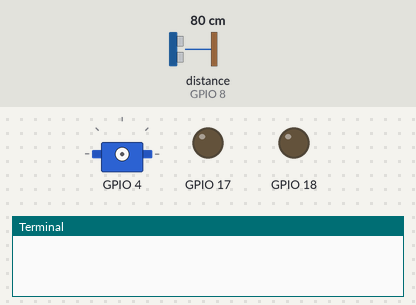
This program was run on a simulated Raspberry Pi (BCM pin numbers). Parts: servo, output pins drawn as LEDs (lit = HIGH), the last lines printed to the terminal. Dashed ring = blinking. Inputs (shaded band) come from the test bench; at power-on: distance to the obstacle (sensor on GPIO 8) 80 cm. The echo pulse lasts 58.3 µs per cm; servo angles are drawn from the pulse width (0.5 ms = 0°, 2.5 ms = 180°); the clock reads 2024-03-15 10:24:30 at power-on unless the program sets it; speech is not drawn; the words are listed on the console; pins used as bus, display or sensor lines are not drawn.

Above: at 1.2 s.
1.3 s: distance to the obstacle (sensor on GPIO 8) set to 96 cm
5.8 s: distance to the obstacle (sensor on GPIO 8) set to 105 cm
At 10.0 s:
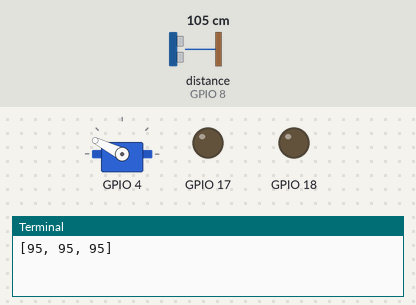
11.2 s: distance to the obstacle (sensor on GPIO 8) set to 195 cm
14.6 s: distance to the obstacle (sensor on GPIO 8) set to 204 cm
At 21.5 s:
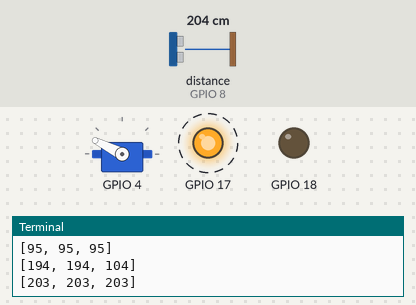
21.7 s: distance to the obstacle (sensor on GPIO 8) set to 2 cm
At 27.4 s:
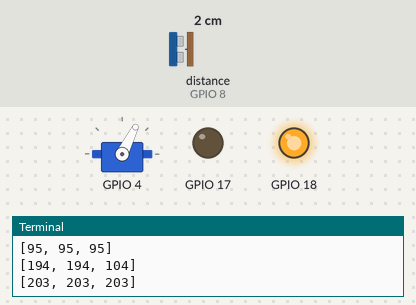
28.8 s: distance to the obstacle (sensor on GPIO 8) set to 120 cm
At 36.2 s:
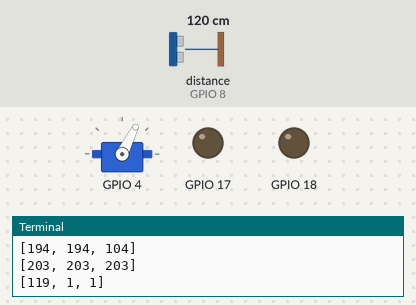
Timing chart, 0 to 36.9 s (numbered marks = the images above; inputs shaded):
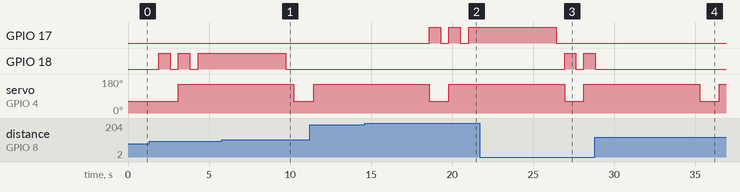

The program:

servotest2.py
```python
#this code gets distance from hcsr04 sensor via gpio pins on raspberry pi

import time
import RPi.GPIO as GPIO
from time import sleep
import subprocess
import smbus
from datetime import datetime
dis = [0,0,0]


GPIO.setmode(GPIO.BCM)
GPIO.setwarnings(False)


GPIO.setmode(GPIO.BCM)
GPIO.setup(04, GPIO.OUT)
pwm=GPIO.PWM(04, 50)


def get_distance():
    GPIO.setmode(GPIO.BCM)
    GPIO_TRIGGER = 25
    GPIO_ECHO    = 8
    x=17
    y=18
    z=0
    a=[]
    sv = 5

    GPIO.setup(x,GPIO.OUT)
    GPIO.setup(y,GPIO.OUT)
    GPIO.output(x,0)
    GPIO.output(y,0)

    GPIO.setup(GPIO_TRIGGER,GPIO.OUT)
    GPIO.setup(GPIO_ECHO,GPIO.IN)
    val2 = []
    GPIO.output(GPIO_TRIGGER, False)
    time.sleep(0.5)
    GPIO.output(GPIO_TRIGGER, True)
    time.sleep(0.00001)

    GPIO.output(GPIO_TRIGGER, False)
    start = time.time()
    while GPIO.input(GPIO_ECHO)==0:
        start = time.time()
    while GPIO.input(GPIO_ECHO)==1:
        stop = time.time()
    elapsed = stop-start
    distance =int( elapsed * 34300 / 2)
    a.append(distance)

    if distance>=200:
        GPIO.output(x,1)
        GPIO.output(y,0)

    if distance<=100:
        GPIO.output(y,1)
        GPIO.output(x,0)
    z=z+1
    if z>19:
        z=0

    return distance
while (True):

    pwm.start(0)
    sleep(0.7)

    pwm.ChangeDutyCycle(1)
    sleep(0.7)
    dis[2] =  get_distance()

    pwm.ChangeDutyCycle(6)
    sleep(0.7)
    dis[1]= get_distance()

    pwm.ChangeDutyCycle(11)
    sleep(0.7)
    dis[0] = get_distance()


    print (dis)
    text = ["left", "forward", "right"]
    x = dis.index(max(dis))
    speak = "go "+text[x]
    exitCode = subprocess.call(["espeak","-ven+f3","-a200",speak])
    sleep(4)


pwm.stop()
GPIO.cleanup()
```

Measured:
- the behaviour switches between 101 and 102 cm on distance to the obstacle (sensor on GPIO 8) (found by bisection; images 0 and 1)
- the behaviour switches between 200 and 201 cm on distance to the obstacle (sensor on GPIO 8) (found by bisection; images 1 and 2)
- after the input at 5.8 s, GPIO 18: goes on until 9.7 s, then stays LOW
- after the input at 14.6 s, GPIO 17: alternates HIGH for 0.70 s and LOW for 0.51 s, starting after 4.0 s
- after the input at 21.7 s, GPIO 17: goes on until 26.4 s, then stays LOW; GPIO 18: LOW → HIGH after 5.2 s, → LOW 0.70 s later, → HIGH 0.50 s later
- after the input at 28.8 s, GPIO 18: goes on until 28.8 s, then stays LOW
- by itself, GPIO 18: alternates HIGH for 0.70 s and LOW for 0.51 s, 5 changes in all, then stays HIGH
